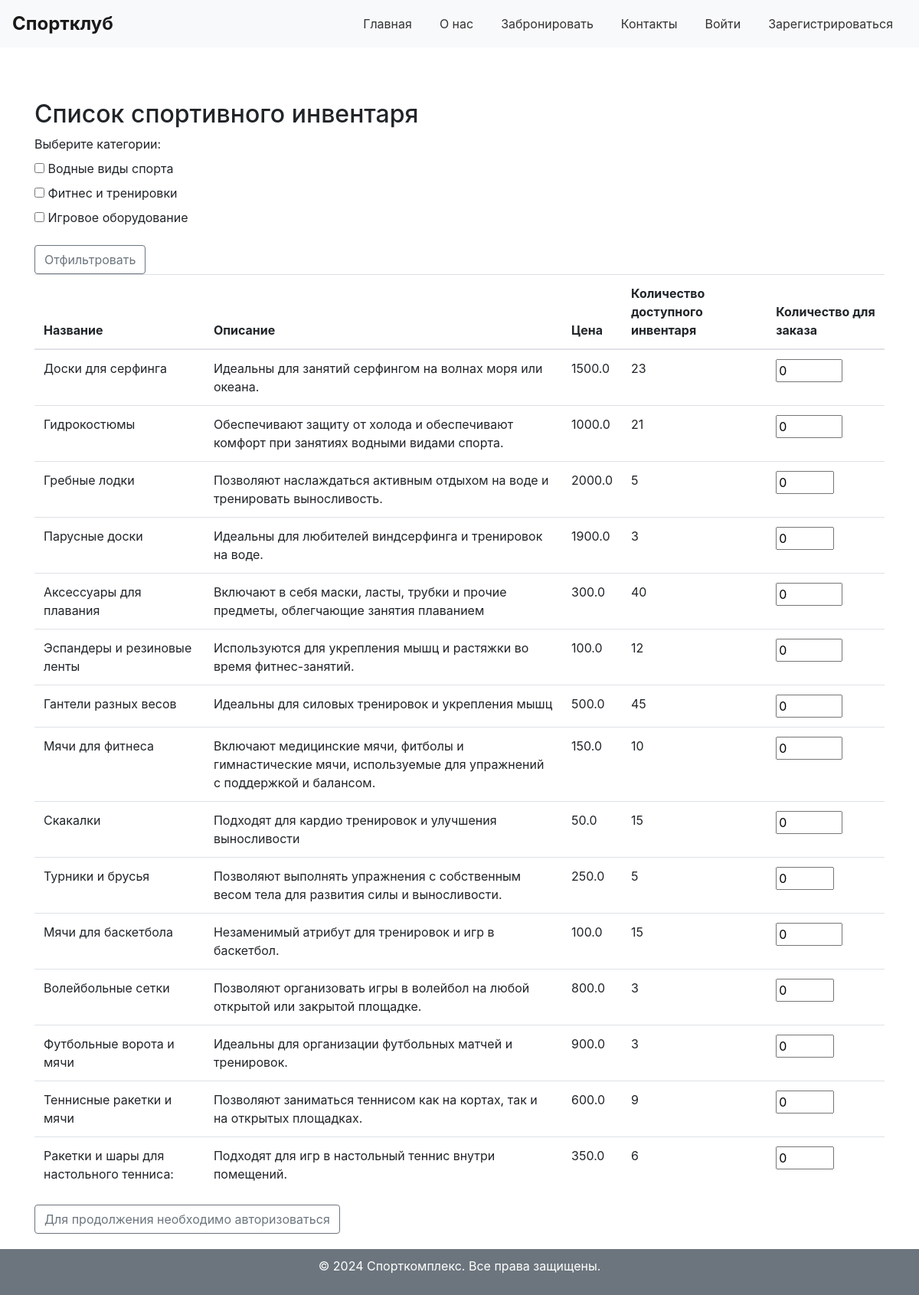
Screenshot of /equipment/ with the database file from the repository.
### rentapp/models.py (models this page shows, shortened)
class Category(models.Model):
    name = models.CharField(max_length=100)

class Equipment(models.Model):
    name = models.CharField(max_length=100)
    description = models.TextField()
    quantity = models.IntegerField()
    price = models.FloatField()
    category = models.ForeignKey(Category, on_delete=models.CASCADE)

### rentapp/views.py (the view)
# urls.py: path('equipment/', EquipmentListView.as_view(), name='equipment_list'),
class EquipmentListView(ListView):
    model = Equipment
    template_name = 'rentapp/equipment_list.html'
    context_object_name = 'equipment_list'
    def get_queryset(self):
        selected_categories = self.request.GET.getlist('categories')
        if selected_categories:
            return Equipment.objects.filter(category__id__in=selected_categories)
        return Equipment.objects.all()
    def get_context_data(self, **kwargs):
        context = super().get_context_data(**kwargs)
        context['categories'] = Category.objects.all()
        context['current_date'] = timezone.now().strftime('%Y-%m-%d')  # Форматируем дату
        context['current_time'] = timezone.now().strftime('%H:%M')  # Форматируем время
        return context

### templates/rentapp/equipment_list.html (shortened to what this page needs)
{% extends 'base.html' %}
{% block content %}
    <div class="container mt-5">
        <h2>Список спортивного инвентаря</h2>
        <form method="get" action="{% url 'equipment_list' %}">
            <div class="mb-3">
                <label for="category">Выберите категории:</label><br>
                {% for category in categories %}
                    <input type="checkbox" id="{{ category.id }}" name="categories" value="{{ category.id }}">
                    <label for="{{ category.id }}">{{ category.name }}</label><br>
                {% endfor %}
            </div>
            <button type="submit" class="btn btn-outline-secondary">Отфильтровать</button>
        </form>
        <form method="post" action="{% url 'confirm_order' %}">
            <table class="table">
                <thead>
                <tr>
                    <th>Название</th>
                    <th>Описание</th>
                    <th>Цена</th>
                    <th>Количество доступного инвентаря</th>
                    <th>Количество для заказа</th>
                </tr>
                </thead>
                <tbody>
                {% for equipment in equipment_list %}
                    <tr>
                        <td>{{ equipment.name }}</td>
                        <td>{{ equipment.description }}</td>
                        <td>{{ equipment.price }}</td>
                        <td>{{ equipment.quantity }}</td>
                        <td><input type="number" name="equipment_quantity_{{ equipment.id }}" min="0" max="{{ equipment.quantity }}" value="0"></td>
                    </tr>
                {% endfor %}
                </tbody>
            </table>
            {% if user.is_authenticated %}
            <div class="mb-3">
                <label for="order_date">Дата бронирования:</label>
                <input type="date" class="form-control" id="order_date" name="order_date" required value="{{ current_date  }}">
            </div>
            <div class="mb-3">
                <label for="order_time">Время бронирования:</label>
                <input type="time" class="form-control" id="order_time" name="order_time" required value="{{ current_time  }}">
            </div>
            <button type="submit" class="btn btn-outline-secondary">Забронировать</button>
            {% else %}
                <a class="btn btn-outline-secondary" href="{% url 'login' %}">Для продолжения необходимо авторизоваться</a>
            {% endif %}
        </form>
    </div>
{% endblock %}

### static/css/style.css (style rules this page uses)
body { font-family: Arial, sans-serif; margin: 0; box-sizing: border-box; background-color: #f4f4f4; color: #333; padding-bottom: 60px; }
.container { max-width: 1200px; margin: 0 auto; padding: 20px; }

### rows the page displays
Category: name "Водные виды спорта"
Category: name "Фитнес и тренировки"
Category: name "Игровое оборудование"
Equipment: name "Доски для серфинга", description "Идеальны для занятий серфингом на волнах моря или океана.", price "1500.0", quantity "23"
Equipment: name "Гидрокостюмы", description "Обеспечивают защиту от холода и обеспечивают комфорт при занятиях водными видами спорта.", price "1000.0", quantity "21"
Equipment: name "Гребные лодки", description "Позволяют наслаждаться активным отдыхом на воде и тренировать выносливость.", price "2000.0", quantity "5"
Equipment: name "Парусные доски", description "Идеальны для любителей виндсерфинга и тренировок на воде.", price "1900.0", quantity "3"
Equipment: name "Аксессуары для плавания", description "Включают в себя маски, ласты, трубки и прочие предметы, облегчающие занятия плаванием", price "300.0", quantity "40"
Equipment: name "Эспандеры и резиновые ленты", description "Используются для укрепления мышц и растяжки во время фитнес-занятий.", price "100.0", quantity "12"
Equipment: name "Гантели разных весов", description "Идеальны для силовых тренировок и укрепления мышц", price "500.0", quantity "45"
Equipment: name "Мячи для фитнеса", description "Включают медицинские мячи, фитболы и гимнастические мячи, используемые для упражнений с поддержкой и балансом.", price "150.0", quantity "10"
Equipment: name "Скакалки", description "Подходят для кардио тренировок и улучшения выносливости", price "50.0", quantity "15"
Equipment: name "Турники и брусья", description "Позволяют выполнять упражнения с собственным весом тела для развития силы и выносливости.", price "250.0", quantity "5"
Equipment: name "Мячи для баскетбола", description "Незаменимый атрибут для тренировок и игр в баскетбол.", price "100.0", quantity "15"
Equipment: name "Волейбольные сетки", description "Позволяют организовать игры в волейбол на любой открытой или закрытой площадке.", price "800.0", quantity "3"
Equipment: name "Футбольные ворота и мячи", description "Идеальны для организации футбольных матчей и тренировок.", price "900.0", quantity "3"
Equipment: name "Теннисные ракетки и мячи", description "Позволяют заниматься теннисом как на кортах, так и на открытых площадках.", price "600.0", quantity "9"
Equipment: name "Ракетки и шары для настольного тенниса:", description "Подходят для игр в настольный теннис внутри помещений.", price "350.0", quantity "6"
